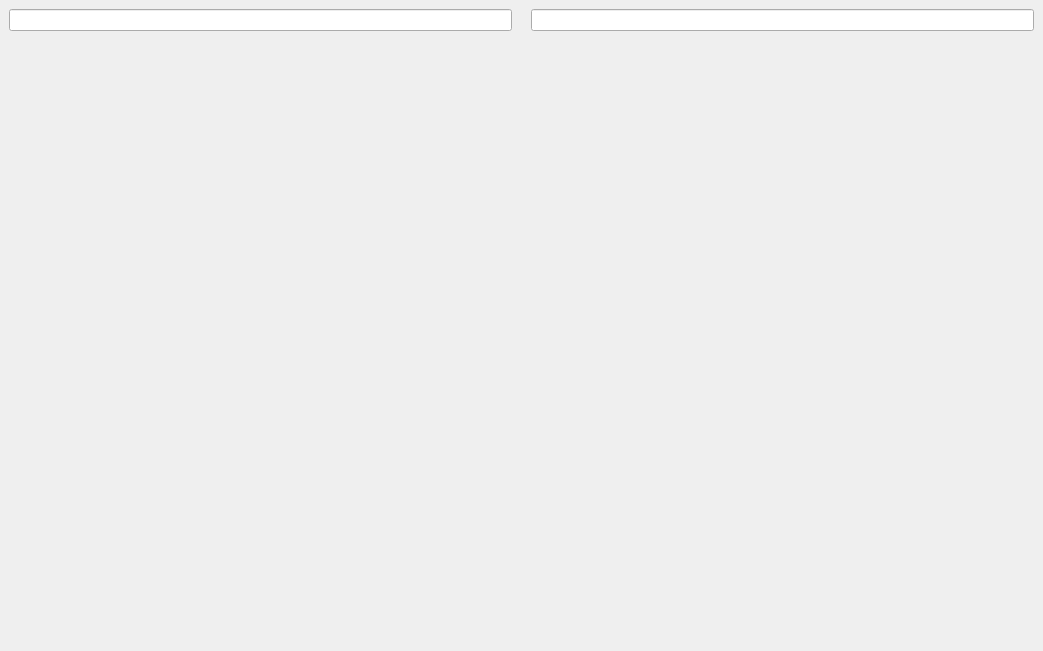
<?xml version="1.0" encoding="UTF-8"?>
<ui version="4.0">
 <class>FileViewerDialog</class>
 <widget class="QMainWindow" name="FileViewerDialog">
  <property name="geometry">
   <rect>
    <x>0</x>
    <y>0</y>
    <width>1043</width>
    <height>651</height>
   </rect>
  </property>
  <property name="windowTitle">
   <string>MainWindow</string>
  </property>
  <widget class="QWidget" name="centralwidget">
   <layout class="QVBoxLayout" name="verticalLayout">
    <item>
     <layout class="QHBoxLayout" name="horizontalLayout">
      <item>
       <widget class="QLineEdit" name="lineEditBranchName">
        <property name="readOnly">
         <bool>true</bool>
        </property>
       </widget>
      </item>
      <item>
       <widget class="QLabel" name="labelFileIcon">
        <property name="text">
         <string/>
        </property>
       </widget>
      </item>
      <item>
       <widget class="QLineEdit" name="lineEditFileName">
        <property name="readOnly">
         <bool>true</bool>
        </property>
       </widget>
      </item>
     </layout>
    </item>
    <item>
     <widget class="QStackedWidget" name="stackedWidget">
      <property name="currentIndex">
       <number>2</number>
      </property>
      <widget class="QWidget" name="page">
       <layout class="QVBoxLayout" name="verticalLayout_2">
        <property name="leftMargin">
         <number>0</number>
        </property>
        <property name="topMargin">
         <number>0</number>
        </property>
        <property name="rightMargin">
         <number>0</number>
        </property>
        <property name="bottomMargin">
         <number>0</number>
        </property>
        <item>
         <widget class="CodeEditor" name="plainTextEdit"/>
        </item>
       </layout>
      </widget>
      <widget class="QWidget" name="page_2">
       <layout class="QVBoxLayout" name="verticalLayout_3">
        <property name="leftMargin">
         <number>0</number>
        </property>
        <property name="topMargin">
         <number>0</number>
        </property>
        <property name="rightMargin">
         <number>0</number>
        </property>
        <property name="bottomMargin">
         <number>0</number>
        </property>
        <item>
         <widget class="QLabel" name="labelImage">
          <property name="text">
           <string/>
          </property>
          <property name="alignment">
           <set>Qt::AlignCenter</set>
          </property>
         </widget>
        </item>
       </layout>
      </widget>
      <widget class="QWidget" name="page_3">
       <layout class="QVBoxLayout" name="kPartLayout">
        <property name="leftMargin">
         <number>0</number>
        </property>
        <property name="topMargin">
         <number>0</number>
        </property>
        <property name="rightMargin">
         <number>0</number>
        </property>
        <property name="bottomMargin">
         <number>0</number>
        </property>
        <item>
         <widget class="QWidget" name="widgetContainer" native="true"/>
        </item>
       </layout>
      </widget>
     </widget>
    </item>
   </layout>
  </widget>
 </widget>
 <customwidgets>
  <customwidget>
   <class>CodeEditor</class>
   <extends>QPlainTextEdit</extends>
   <header location="global">widgets/codeeditor.h</header>
  </customwidget>
 </customwidgets>
 <resources/>
 <connections/>
</ui>
